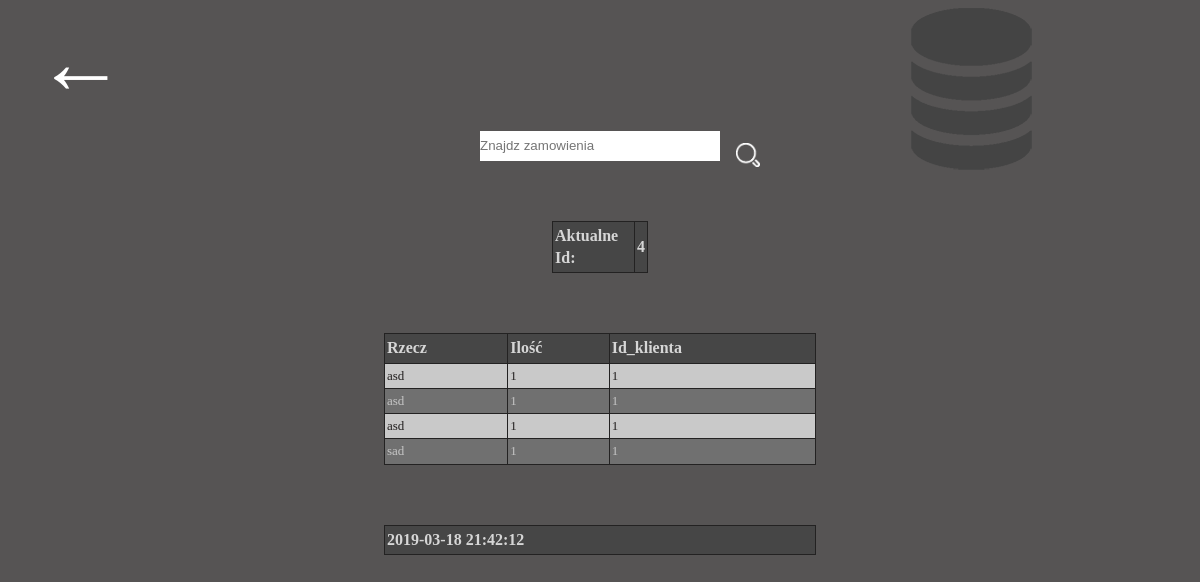
Page /apka/index.php?page=showelements&Id=4 (signed in) on the committed database.
### tables this page shows
CREATE TABLE `lista` (
  `lp` int(11) NOT NULL,
  `Item` varchar(30) NOT NULL,
  `Ilosc` int(11) NOT NULL,
  `Id_zamowienia` int(11) NOT NULL,
  `comment` varchar(40) NOT NULL,
  `userid` int(11) NOT NULL
);

CREATE TABLE `idzamowienia` (
  `Id` int(11) NOT NULL,
  `data` timestamp NOT NULL DEFAULT CURRENT_TIMESTAMP ON UPDATE CURRENT_TIMESTAMP,
  `User_id` int(11) NOT NULL
);

### apka/page/showelements.php (the view, shortened to what this page needs)
<?php
 if($_SESSION['userid']==1){
    echo '<a  id="history" href="index.php?page=showdb" style="float:right; margin-right: 14%; margin-top: -1%;"><img src="page/db.png"></a> ';
   }else
   {
   echo '<a  id="history" href="index.php?page=showdb" style="float:right; margin-right: 8%; margin-top: -1%;"><img src="page/history.png"></a> ';
   }
   echo ' <a id="back" href="index.php?page=home">&#8592;</a>';
   echo '<form id="chngdata" action="index.php?page=showelements" method="POST">
   <input id="zmien" type="text" name="Idzamowienia" placeholder="Znajdz zamowienia" autofocus>
    <button id="szukaj"  ><img src="page/search.png"></button>
    </form>';
  if($_SESSION['status']==TRUE && $_SESSION['userid']==1)
  {
      if(!isset($_POST['Idzamowienia']))
      {
        $aktualneId = $_GET['Id'];
      }else
      {
          $aktualneId= $_POST['Idzamowienia'];
      }
      echo '<table class="blueTable" style="width:8%; margin-left:46%;"><th>Aktualne Id:</th><th> '.$_POST['Idzamowienia'].' </th></table>';
      $zamowienia = mysqli_query($connection,'SELECT `Item`,`Ilosc`,`userid` FROM
      `lista` WHERE
      `Id_zamowienia`="'.$aktualneId.'"');
      if(mysqli_num_rows($zamowienia)<=0)
      {
          echo '<span style="color:red; margin-left:35%; font-size:40px;position:absolute; top:5%;">Nie Istnieje zamowienia o takim id</span>';
      }else
      {
          echo '<table class="blueTable"><th>Rzecz</th>
          <th>Ilość</th>
          <th>Id_klienta</th>' ;
            while($zamowieniaValue = mysqli_fetch_assoc($zamowienia))
        {
            echo '
            <tr> <td>'.$zamowieniaValue['Item'].'</td>
            <td>  '.$zamowieniaValue['Ilosc'].'</td>
            <td>'.$zamowieniaValue['userid'].'</td></tr>';
        }echo '</table><table class="blueTable">';
            $komdozam = mysqli_query($connection,'SELECT * FROM `idzamowienia` WHERE `Id`="'.$aktualneId.'"');
            $c = mysqli_fetch_assoc($komdozam);
            echo '<th>'.$c['data'].'</th>';
        }echo '</table>';
  }

### apka/page/zakupy.css (style rules this page uses)
* { margin: 0; padding: 0; line-height: 1.4em; }
button { border: 0; outline: 0; }
input { border: 0; }
body { background-color: #565454; }
#back { font-size: 90px; font-weight: bold; text-decoration: none; color: #FFFFFF; margin-left: 3%; }
#history img { margin-top:20px; }
#zmien { width: 20%; height: 30px; margin-left: 40%; }
#szukaj { background-color: transparent; width: 2%; margin-left: 1%; position: relative; bottom: -17px; }
#szukaj img { width: 100%; }
table.blueTable { background-color: #707070; width: 36%; text-align: left; border-collapse: collapse; margin-left: 32%; margin-top: 5%; color: #c5c5c5; }
table.blueTable td, table.blueTable th { padding: 3px 2px; border: 1px solid #232222; }
table.blueTable th { background-color: #464646; color: #d6d6d6; }
table.blueTable tbody td { font-size: 13px; }
table.blueTable tr:nth-child(even) { background: #c9c9c9; color: #232020; }

### rows in the picture
lista: Item "asd", Ilosc "1", userid "1"
lista: Item "asd", Ilosc "1", userid "1"
lista: Item "asd", Ilosc "1", userid "1"
lista: Item "sad", Ilosc "1", userid "1"
idzamowienia: data "2019-03-18 21:42:12"

### other values in the picture
$_POST['Idzamowienia'] "4"
